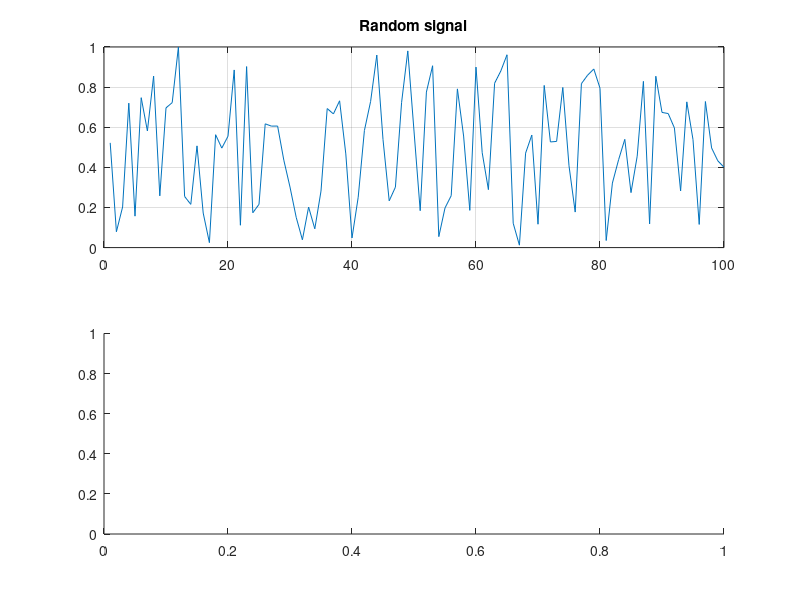

Source code (MATLAB): (Note: this script raises an error after producing the figure.)
clc;
n=64000;
mean=150;
sigma=4;
x=rand(1,n);
subplot(211);plot(x(1:100));grid on;title('Random signal');
subplot(212);histogram(x,200);grid on;title('Histogram of the Random signal');
figure
x_sum=0;
for index = 1:12
    x_sum=x_sum+rand(1,n);
    subplot(4,3,index);
    histogram(x_sum,200);
end
figure
x_res=(x_sum-6)*sigma + mean;
subplot(211);plot(x_res(1:100));grid on;title('Random signal');
subplot(212);histogram(x_res,200);grid on;title('Histogram of the Random signal');


%2nd method
R1 = rand(1,n);
R2 = rand(1,n);
y = sqrt(-2 * log(R1)) .* cos(2 * pi * R2);
y_res = y*sigma + mean;
subplot(211);plot(y_res(1:100),'green');grid on;title('Random signal');
subplot(212);histogram(y_res,200);grid on;title('Histogram of the Random signal');
